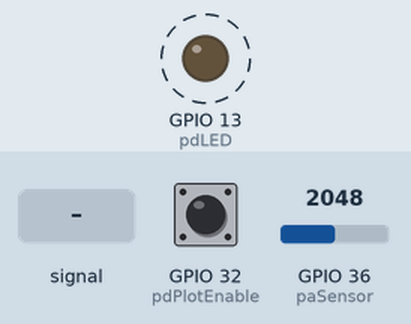
This sketch was run on a simulated ESP32. Shown: output pins drawn as LEDs (lit = HIGH). Dashed ring = blinking. The inputs (shaded band) are chosen by the test bench; at power-on: GPIO 36 (paSensor) = 2048, GPIO 32 (pdPlotEnable) HIGH. What the sketch prints to the serial monitor is not drawn.

Above: at 1.2 s.
1.3 s: GPIO 36 (paSensor) fed a 200 Hz sine of ±327 counts around its level
4.3 s: GPIO 36 (paSensor) set to 2866
7.3 s: GPIO 32 (pdPlotEnable) pulled LOW for 0.15 s
10.3 s: GPIO 32 (pdPlotEnable) pulled LOW for 1 s
13.3 s: GPIO 36 (paSensor) fed a 1000 Hz sine of ±1023 counts around its level
16.3 s: GPIO 36 (paSensor) fed a 2 Hz sine of ±1228 counts around its level
Timing chart, 0 to 20.3 s (numbered marks = the images above; inputs shaded):
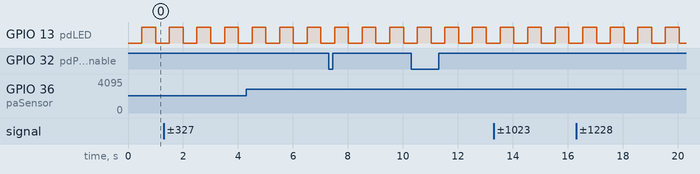

The sketch:

small_signal_detection.ino
```cpp
#define PROGNAME  "small_signal_detection.ino"
#define VERSION   "0.0.3"
#define VERDATE   "2017-09-28"

/*
  I have an LED flashing at 1.029kHz
  I want to detect its flashing despite very overwhelming ambient lighting,
  which will most likely include a DC component (sun) and a 60Hz AC component
  I will look at the 1.029kHz component of what I'm measuring as fast as I can
*/

#define BAUDRATE 115200

const int pdLED = 13;
const int pdPlotEnable = 32;  // corner to L of SD card socket
const int paSensor = A0;

const float pi = 3.1415926536;
const float halfpi = pi / 2.0;
const int sizeCalculatedHalfSine = 20;
const float sinTableScaleFactor = pi / 2.0 / ( sizeCalculatedHalfSine - 1 );
float calculatedHalfSine [ sizeCalculatedHalfSine ];

// frequency and period of the signal we are looking for
const float fSignal_hz = 1029.0;
const float pSignal_s = 1.0 / fSignal_hz;

// we will oversample each half-cycle by this factor
const int oversample = 10;
const unsigned long sampleDelay_us = 1000000.0 * pSignal_s / oversample;

// EWMA
/*
  each iteration reduces the weights of the old values by a factor
  of ( 1 - alpha ), so the half-life happens when ( 1 - alpha ) ^ n = 0.5
  ln ( 1 - alpha ) * n = ln ( 0.5 ) ==> n = ln ( 0.5 ) / ln ( 1 - alpha ) or
  ln ( 1 - alpha ) = ln ( 0.5 ) / n ==> ( 1 - alpha ) = exp ( ln ( 0.5 ) / n )
    ==> alpha = 1 - exp ( ln ( 0.5 ) / n );
  The number of samples in t seconds is t / ( sampleDelay_us / 1e6 )
    = t * 1e6 / sampleDelay_us
  So if we want the half-life to be 100ms, the number of samples will be
    0.1 * 1e6 / sampleDelay_us = 1e5 / sampleDelay_us;
  Then alpha must be 1 - exp ( ln ( 0.5 ) * sampleDelay_us / 1e5 )
*/
const float halfLife_ms = 1000.0;
const float alpha = 1.0 - exp ( log ( 0.5 ) * sampleDelay_us / ( halfLife_ms * 1e3 ) );


void setup () {
  Serial.begin ( BAUDRATE );
  while ( !Serial && millis() < 4000 );

  pinMode ( pdLED, OUTPUT );
  pinMode ( pdPlotEnable, INPUT_PULLUP );

  for ( int i = 0; i < sizeCalculatedHalfSine; i++ ) {
    calculatedHalfSine [ i ] = sin ( i * sinTableScaleFactor );
    // Serial.print ( i );
    // Serial.print ( ": sin ( " ); Serial.print ( i * sinTableScaleFactor );
    // Serial.print ( " ) = " ); Serial.print ( calculatedHalfSine [ i ] );
    // Serial.println ();
  }

  Serial.print ( "Oversample: " ); Serial.println ( oversample );
  Serial.print ( "Sample delay (us): " ); Serial.println ( sampleDelay_us );
  Serial.print ( "EWMA half life ( ms ): " ); Serial.println ( halfLife_ms );
  Serial.print ( "EWMA alpha * 1e6: " ); Serial.println ( alpha * 1e6 );

  Serial.println ( PROGNAME " v" VERSION " " VERDATE " cbm" );
  delay ( 20 );

}

void loop () {

  static unsigned long lastBlinkAt_ms = 0UL;
  const unsigned long blinkDelay_ms = 500UL;

  static unsigned long lastPrintAt_ms = 0UL;
  const unsigned long printDelay_ms = 100UL;
  static unsigned long printStopAt_ms = millis() + 2000;

  static unsigned long lastSampleAt_us = 0UL;

  static float ewma [ 2 ] = { 0.0, 0.0 };  // I / Q demodulation
  const float magnification = 1.0e5;

  if ( ( micros() - lastSampleAt_us ) > sampleDelay_us ) {
    unsigned long timingLag_us = ( micros() - lastSampleAt_us - sampleDelay_us );
    int counts;
    float val;
    float phase, sinPhase, cosPhase, sProd, cProd, mag;

    lastSampleAt_us = micros();
    counts = analogRead ( paSensor );
    val = counts * 3.3 / 1024.0 * magnification;

    /*
      Choose some time t0; calculate phase relative to that and get the
      single Fourier component of this.
    */

    phase = fmod ( (float) micros() / 1000000.0, pSignal_s ) * 2.0 * pi / pSignal_s;
    // sinPhase = interpolateSin ( phase );
    // cosPhase = interpolateSin ( phase + halfpi );
    sinPhase = sin ( phase );
    cosPhase = cos ( phase );
    sProd = sinPhase * val;
    cProd = cosPhase * val;

    // to do digital I/Q demodulation, LP filter both these products separately
    ewma [ 0 ] = ( alpha * sProd ) + ( 1.0 - alpha ) * ewma [ 0 ];
    ewma [ 1 ] = ( alpha * cProd ) + ( 1.0 - alpha ) * ewma [ 1 ];

    mag = sqrt ( ewma [ 0 ] * ewma [ 0 ] + ewma [ 1 ] * ewma [ 1 ] );

    // simulate a lock-in amplifier
    // ref http://www.phys.utk.edu/labs/modphys/Lock-In%20Amplifier%20Experiment.pdf


    #define SLOW 0
    #define FAST 1
    #define PLOTTING SLOW

    #if PLOTTING == FAST

      // fast plotting: plot for 5 ms every 10 seconds

      static unsigned long lastPlotStartedAt_ms = 0UL;
      const unsigned long plotDelay_ms = 1000UL;
      static unsigned long lastPlotStartedAt_us = 0UL;
      const unsigned long plotFor_us = 100000UL;

      // activate fast plotting
      if ( digitalRead ( pdPlotEnable ) && ( millis() - lastPlotStartedAt_ms ) > plotDelay_ms ) {
        Serial.println ();
        lastPlotStartedAt_ms = millis();
        lastPlotStartedAt_us = micros();
      }

      unsigned long plotTime_us = micros() - lastPlotStartedAt_us;
      if ( plotTime_us < plotFor_us ) {
        const int lineLen = 81;
        char line [ lineLen + 3 ];
        // clear the print line
        for ( int i = 0; i < lineLen + 2; i++ ) {
          line [ i ] = ' ';
        }
        line [ lineLen + 2 ] = '\0';
        line [ 0 ] = '|';
        line [ lineLen + 1 ] = '|';

        line [ lineLen / 2 + 1] = ':';
        // plot the reading
        const float rdgRange = 1024.0;
        int rLoc = constrain ( ( counts / rdgRange ) * lineLen + 1, 1, lineLen );
        line [ rLoc ] = 'r';

        // raw sin and cos; scale down by setting full range to 4
        const float trigRange = 4.0;
        int tsLoc = constrain ( ( 0.5 + sinPhase / trigRange ) * lineLen + 1, 1, lineLen );
        line [ tsLoc ] = 's';
        int tcLoc = constrain ( ( 0.5 + cosPhase / trigRange ) * lineLen + 1, 1, lineLen );
        line [ tcLoc ] = 'c';

        // ewmas
        const float ewmaRange = 5000.0;
        int sLoc = constrain ( ( 0.5 + ewma [ 0 ] / ewmaRange ) * lineLen + 1, 1, lineLen );
        line [ sLoc ] = 'S';
        int cLoc = constrain ( ( 0.5 + ewma [ 1 ] / ewmaRange ) * lineLen + 1, 1, lineLen );
        line [ cLoc ] = 'C';

        // mag
        const float magRange = 5000.0;
        int mLoc = constrain ( ( mag / magRange ) * lineLen + 1, 1, lineLen );
        line [ mLoc ] = '*';

        if ( plotTime_us < 10UL ) Serial.print ( ' ' );
        if ( plotTime_us < 100UL ) Serial.print ( ' ' );
        if ( plotTime_us < 1000UL ) Serial.print ( ' ' );
        if ( plotTime_us < 10000UL ) Serial.print ( ' ' );
        if ( plotTime_us < 100000UL ) Serial.print ( ' ' );
        if ( plotTime_us < 1000000UL ) Serial.print ( ' ' );
        Serial.print ( plotTime_us );
        Serial.print ( " " );
        Serial.println ( line );
      }

    #endif   // fast PLOTTING

    #if PLOTTING == SLOW

      // slow plotting

      static unsigned long lastSlowPlotAt_ms = 0UL;
      const unsigned long slowPlotDelay_ms = 10UL;

      // activate slow plotting
      if ( digitalRead ( pdPlotEnable ) && ( ( millis() - lastSlowPlotAt_ms ) > slowPlotDelay_ms ) ) {
        lastSlowPlotAt_ms = millis();

        const int lineLen = 81;
        char line [ lineLen + 3 ];
        // clear the print line
        for ( int i = 0; i < lineLen + 2; i++ ) {
          line [ i ] = ' ';
        }
        line [ lineLen + 2 ] = '\0';
        line [ 0 ] = '|';
        line [ lineLen + 1 ] = '|';

        line [ lineLen / 2 + 1] = ':';

        // ewmas
        const float ewmaRange = 5000.0;
        int sLoc = constrain ( ( 0.5 + ewma [ 0 ] / ewmaRange ) * lineLen + 1, 1, lineLen );
        line [ sLoc ] = 'S';
        int cLoc = constrain ( ( 0.5 + ewma [ 1 ] / ewmaRange ) * lineLen + 1, 1, lineLen );
        line [ cLoc ] = 'C';

        // mag
        const float magRange = 5000.0;
        int mLoc = constrain ( ( mag / magRange ) * lineLen + 1, 1, lineLen );
        line [ mLoc ] = '*';

        Serial.print ( "Slow: " );
        Serial.println ( line );
      }

      if ( ( 0 && ( millis() - lastPrintAt_ms ) > printDelay_ms ) ) {
        if ( millis() > printStopAt_ms ) {
          Serial.print ( "timing lag (us) = " ); Serial.print ( timingLag_us );
          Serial.print ( "; ewma = ( " ); Serial.print ( ewma [ 0 ] );
            Serial.print ( ", " ); Serial.print ( ewma [ 1 ] );
            Serial.print ( " )" );
          Serial.print ( "; mag = " ); Serial.print ( mag );
          Serial.println ();
        } else {
          Serial.print ( "at " ); Serial.print ( micros() );
          Serial.print ( "us: phase = " ); Serial.print ( phase );
          Serial.print ( "; timing lag (us) = " ); Serial.print ( timingLag_us );
          Serial.print ( "; counts = " ); Serial.print ( counts );
          Serial.print ( "; val = " ); Serial.print ( val );
          Serial.print ( "; sinPhase = " ); Serial.print ( sinPhase );
          Serial.print ( "; cosPhase = " ); Serial.print ( cosPhase );
          Serial.print ( "; sProd = " ); Serial.print ( sProd );
          Serial.print ( "; cProd = " ); Serial.print ( cProd );
          Serial.print ( "; ewma = ( " ); Serial.print ( ewma [ 0 ] );
            Serial.print ( ", " ); Serial.print ( ewma [ 1 ] );
            Serial.print ( " )" );
          Serial.print ( "; mag = " ); Serial.print ( mag );
          Serial.println ();
        }
        lastPrintAt_ms = millis();
      }

    #endif   // SLOW PLOTTING

  }  // it was time to sample


  if ( ( millis() - lastBlinkAt_ms ) > blinkDelay_ms ) {
    digitalWrite ( pdLED, 1 - digitalRead ( pdLED ) );
    lastBlinkAt_ms = millis();
  }

}

float interpolateSin ( float t ) {
  // note: cos ( t ) = sin ( t + pi / 2 )
  const float pi = 3.1415926536;
  const float halfpi = pi / 2.0;
  // place t into [ 0, 2 * pi )
  t = fmod ( t, 2.0 * pi );
  if ( t < 0 ) t += 2.0 * pi;
  // now get quadrant
  int quadrant = trunc ( t / halfpi );
  int sign;
  float tr;   // t, reduced to an interval [ 0, halfpi )
  switch ( quadrant ) {
    case 0:
      sign = 1;
      tr = t;
      break;
    case 1:
      sign = 1;
      tr = pi - t;
      break;
    case 2:
      sign = -1;
      tr = t - pi;
      break;
    case 3:
      sign = -1;
      tr = 2 * pi - t;
      break;
    default:
      sign = 0;
      tr = 0.0;
      break;
  }

  // now interpolate into table

  float tScaled = tr / sinTableScaleFactor;  // table index, start of interval FLOAT
  float tFactor = fmod ( tScaled, 1.0 );
  int ti = trunc ( tScaled );
  if ( ti < 0 ) ti = 0;
  if ( ti >= sizeCalculatedHalfSine ) ti = sizeCalculatedHalfSine;
  int tiNext = ti + 1;
  if ( tiNext > sizeCalculatedHalfSine ) tiNext = sizeCalculatedHalfSine;

  float y0 = calculatedHalfSine [ ti ];
  float y9 = calculatedHalfSine [ tiNext ];
  float retVal = ( ( 1.0 - tFactor ) * y0 + tFactor * y9 ) * ( float ) sign;

  return ( retVal );

}
```

Measured:
- by itself, GPIO 13 (pdLED): alternates HIGH for 0.50 s and LOW for 0.50 s
